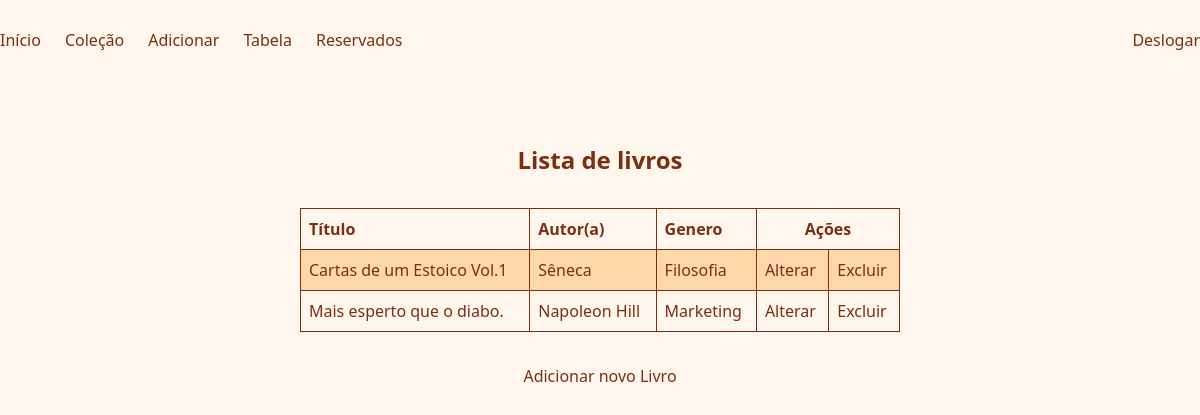
/index.php?controle=livrosController&metodo=listarLivrosAG (signed in), run on the app's committed database.
### tables this page shows
CREATE TABLE `livros` (
  `id_livro` int(11) NOT NULL,
  `titulo` varchar(255) NOT NULL,
  `descritivo` text DEFAULT NULL,
  `imagem` varchar(9999) DEFAULT NULL
);

### models/Conexao.php (called while the page is built, shortened)
<?php
class Conexao
{
    private static $conexao;
    public static function getInstancia()
    {
        if (empty(self::$conexao)) {
            $parametros = "mysql:host=localhost;dbname=bilio;charset=utf8mb4";
            try {
                self::$conexao = new PDO($parametros, "root", "");
            } catch (PDOException $e) {
                echo $e->getCode();
                echo $e->getMessage();
                die();
            }
        }
        return self::$conexao;
    }
}

### models/dao/LivroDAO.php (called while the page is built, shortened)
<?php
require_once "models/Conexao.php";
class LivroDAO
{
  public function listarLivrosNome()
  {
    try {
      $sql = "SELECT livros.*, GROUP_CONCAT(DISTINCT autores.nome) autores, GROUP_CONCAT(DISTINCT generos.descritivo) generos
      FROM livros
        INNER JOIN autores_livros ON autores_livros.livro_id = livros.id_livro
          INNER JOIN autores ON autores.id_autor = autores_livros.autor_id
          INNER JOIN generos_livros ON generos_livros.livro_id = livros.id_livro
          INNER JOIN generos ON generos.id_genero = generos_livros.genero_id
      GROUP BY livros.id_livro ORDER BY livros.titulo";
      $stm = $this->conexao->prepare($sql);
      $stm->execute();
      return $stm->fetchAll(PDO::FETCH_OBJ);
    } catch (Exception $e) {
      echo $e->getMessage();
      header('location:index.php');
    }
  }
}

### views/listarLivrosAG.php (the view, shortened to what this page needs)
<?php
require_once "views/components/menu.php";
?>
<div class="mt-16 w-screen flex justify-center items-center text-orange-900">
  <div class="w-[600px] flex flex-col items-center justify-center gap-8">
    <span class="text-2xl"><strong>Lista de livros</strong></span>
    <table class='p-2 border border-orange-900 w-full' border="1">
      <tr class='p-2 border border-orange-900'>
        <th class='p-2 border border-orange-900 text-start'>Título</th>
        <th class='p-2 border border-orange-900 text-start'>Autor(a)</th>
        <th class='p-2 border border-orange-900 text-start'>Genero</th>
        <th class='p-2 border border-orange-900 text-center' colspan="2">Ações</th>
      </tr>
      <?php
      foreach ($todosLivros as $dado) {
        echo "
        <tr class='odd:bg-orange-50 even:bg-orange-200 p-2 border border-orange-900 max-w-[600px]'>
          <td hidden class='p-2 border border-orange-900'>{$dado->id_livro}</td>
          <td class='p-2 border border-orange-900'>{$dado->titulo}</td>
          <td class='p-2 border border-orange-900'>{$dado->autores}</td>
          <td class='p-2 border border-orange-900'>{$dado->generos}</td>
          <td class='p-2'>
            <a href='?controle=livrosController&metodo=alterarLivro&id={$dado->id_livro}'>Alterar</a>
          </td>
          <td class='p-2 border border-orange-900'><a href='?controle=livrosController&metodo=excluirLivro&id={$dado->id_livro}'>Excluir</a></td>
        </tr>";
      }
      ?>
    </table>
    <a href="?controle=livrosController&metodo=adicionarLivro">Adicionar novo Livro</a>
  </div>
</div>

### styles.css (style rules this page uses)
body { padding: 0; margin: 0; background-color: #fff7e8; }

### data on the page
livros: titulo "Cartas de um Estoico Vol.1", autores "Sêneca", generos "Filosofia"
livros: titulo "Mais esperto que o diabo.", autores "Napoleon Hill", generos "Marketing"
